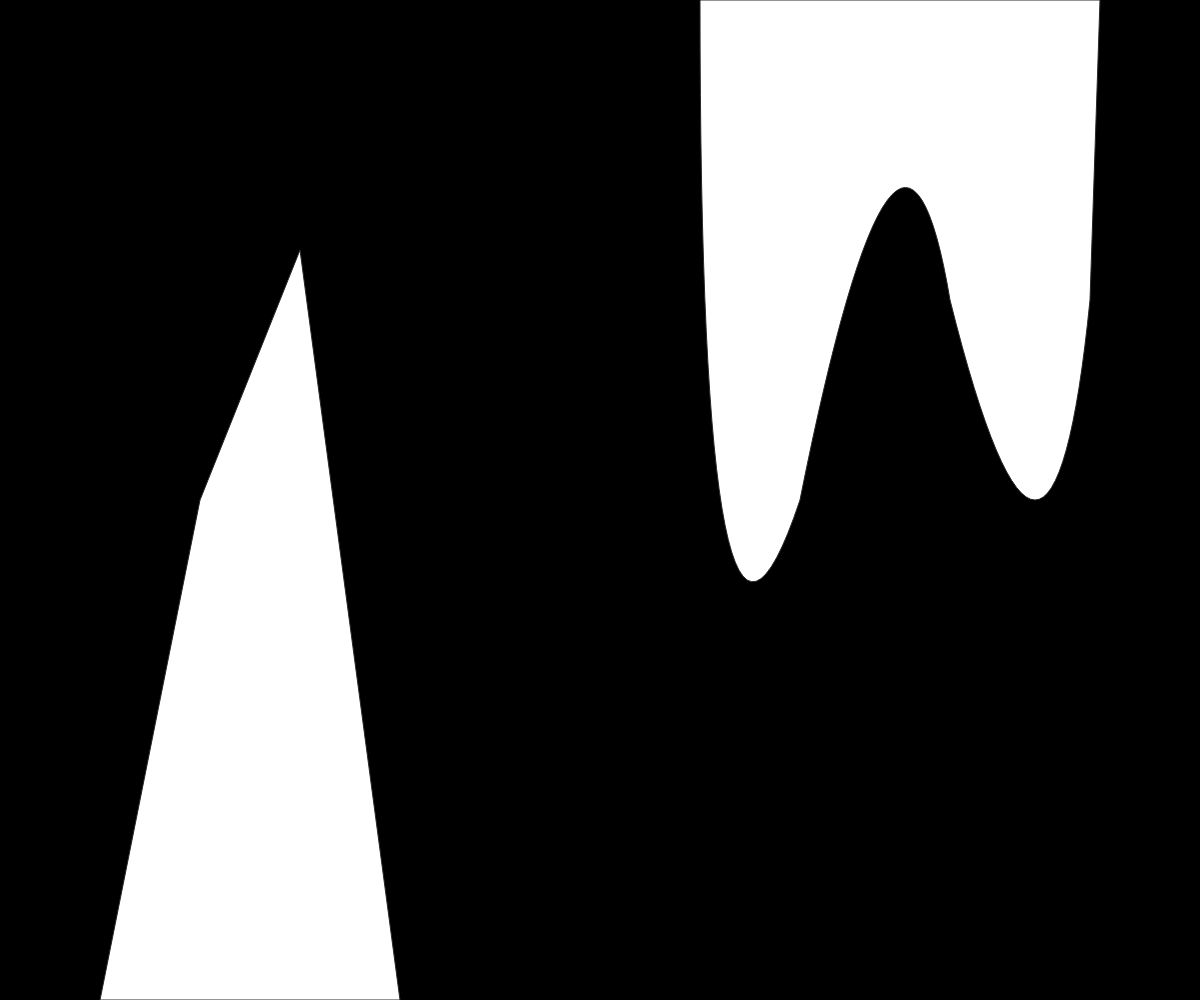
Frame 1 (no input)
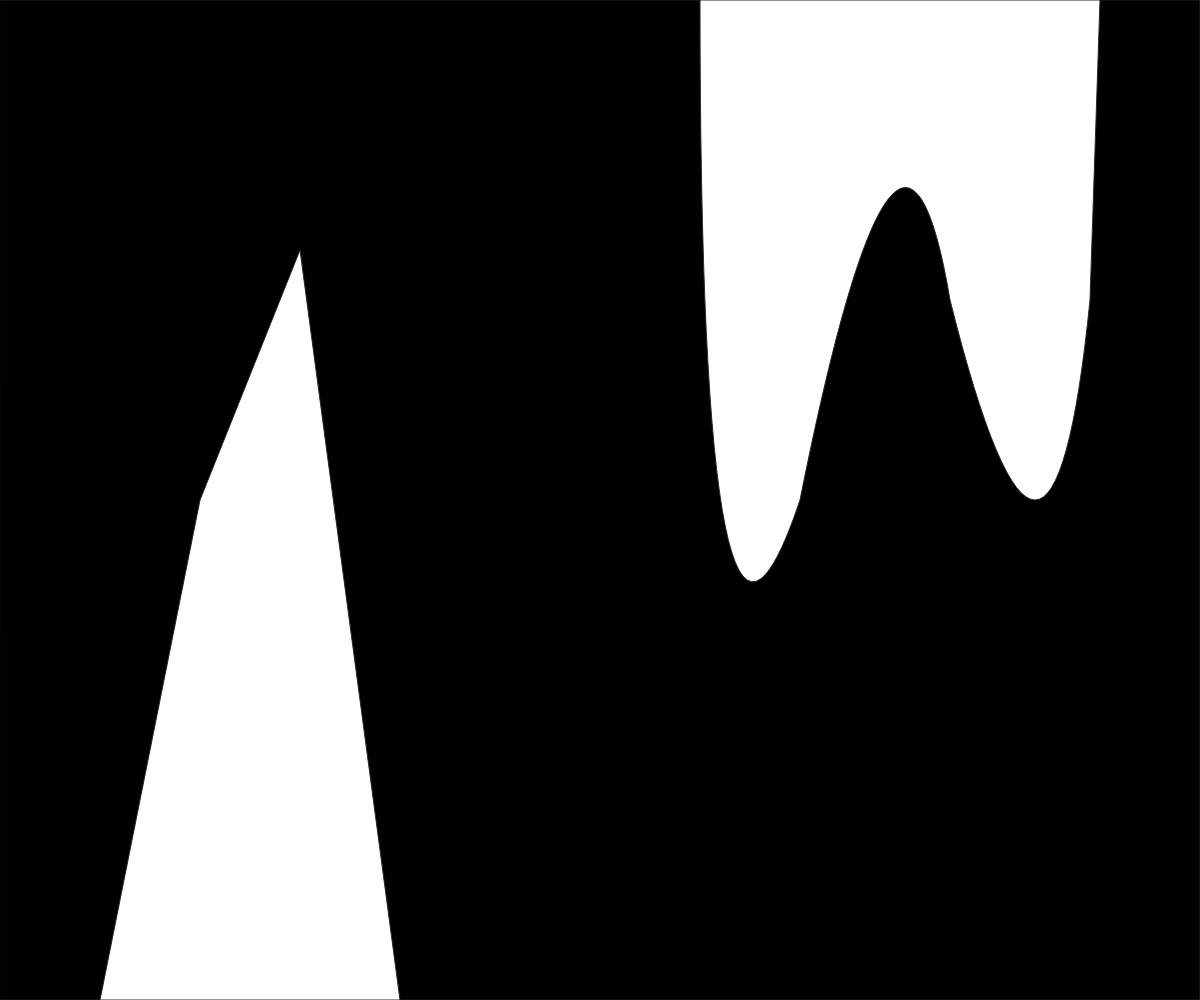
Frame 60 (no input)
Frame 120 (the mouse pressed at the canvas centre since frame 60): identical to frame 60, image omitted

The p5.js sketch that drew these frames (run headless with seeded random() and noise() and a simulated clock; from frame 60 on, the mouse is pressed at the canvas centre):

// p5.js sketch
// ── sketch.js
function setup() {
  createCanvas(windowWidth, windowHeight);
  // background(255, 204, 0);
}

function draw() {
  fill("#000");
  rect(0, 0, width, height);

  fill("#fff");
  stroke(40);
  // strokeCap(SQUARE);
  // strokeWeight(width * 0.002);

  beginShape();
  vertex(100, height);
  vertex(200, height / 2);
  vertex(300, height / 4);
  vertex(400, height);
  endShape(CLOSE);

  const horCenter = width / 2;
  const vertCenter = height / 2;

  beginShape();
  vertex(horCenter + 100, 0);
  quadraticVertex(
    horCenter + 100,
    vertCenter + 300,
    horCenter + 200,
    vertCenter
  );

  quadraticVertex(
    horCenter + 300,
    vertCenter - 500,
    horCenter + 350,
    vertCenter - 200
  );

  quadraticVertex(
    horCenter + 450,
    vertCenter + 200,
    horCenter + 490,
    vertCenter - 200
  );

  vertex(horCenter + 500, 0);

  endShape(CLOSE);
}
